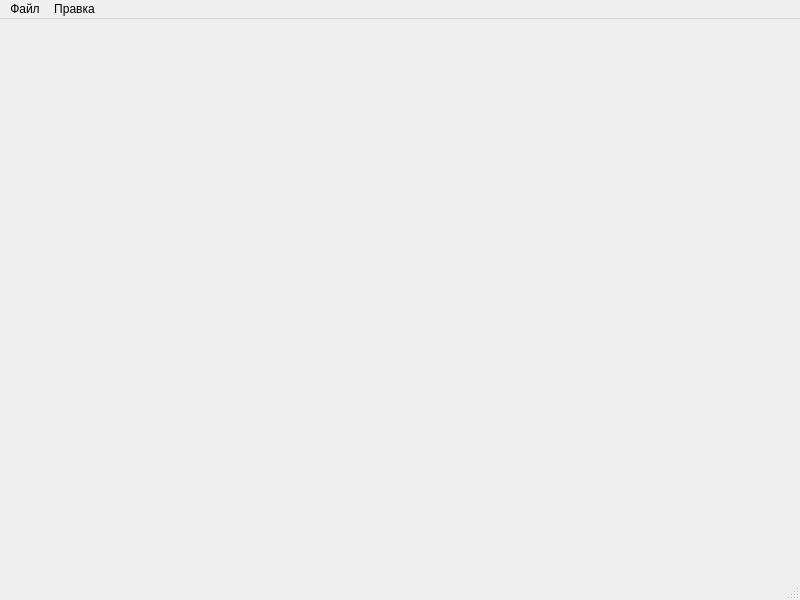
<?xml version="1.0" encoding="UTF-8"?>
<ui version="4.0">
 <class>MainWindow</class>
 <widget class="QMainWindow" name="MainWindow">
  <property name="geometry">
   <rect>
    <x>0</x>
    <y>0</y>
    <width>800</width>
    <height>600</height>
   </rect>
  </property>
  <property name="windowTitle">
   <string>MainWindow</string>
  </property>
  <widget class="QWidget" name="centralwidget"/>
  <widget class="QMenuBar" name="menubar">
   <property name="geometry">
    <rect>
     <x>0</x>
     <y>0</y>
     <width>800</width>
     <height>23</height>
    </rect>
   </property>
   <widget class="QMenu" name="menu">
    <property name="title">
     <string>Файл</string>
    </property>
    <addaction name="mn_open"/>
    <addaction name="mn_quit"/>
   </widget>
   <widget class="QMenu" name="menu_2">
    <property name="title">
     <string>Правка</string>
    </property>
    <addaction name="mn_font"/>
   </widget>
   <addaction name="menu"/>
   <addaction name="menu_2"/>
  </widget>
  <widget class="QStatusBar" name="statusbar"/>
  <action name="mn_open">
   <property name="text">
    <string>Открыть БД</string>
   </property>
  </action>
  <action name="mn_font">
   <property name="text">
    <string>Выбрать шрифт</string>
   </property>
  </action>
  <action name="mn_quit">
   <property name="text">
    <string>Выход</string>
   </property>
  </action>
 </widget>
 <resources/>
 <connections/>
</ui>
